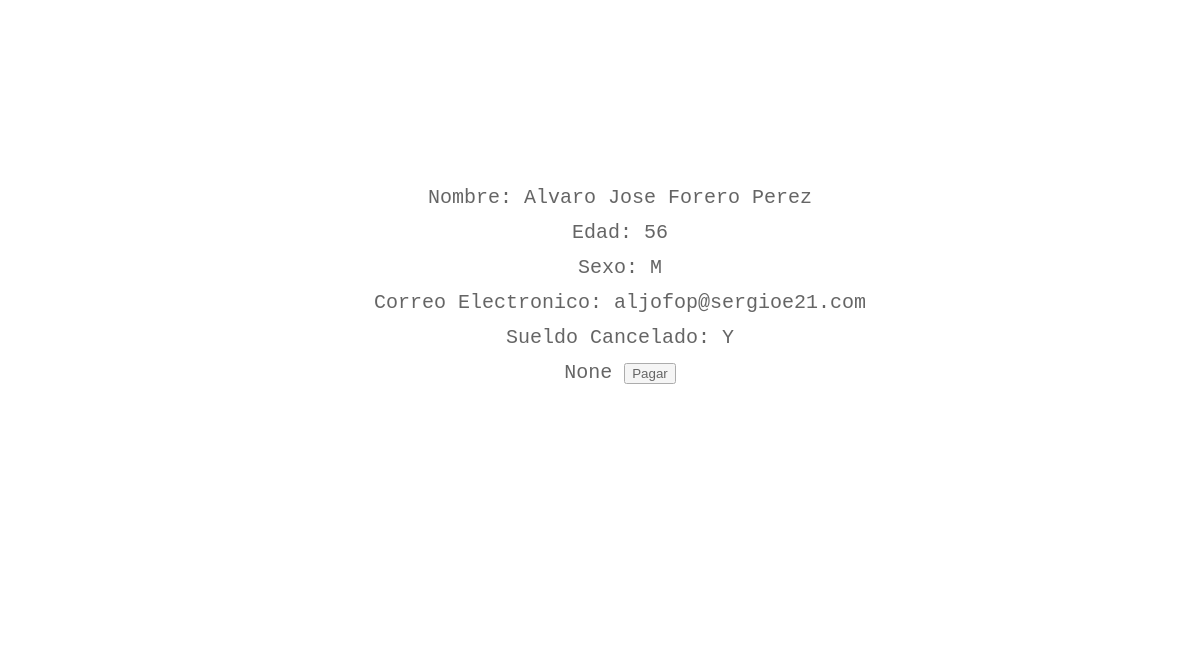
Page /3 on the committed database.
### workers/models.py (models this page shows, shortened)
class Worker(models.Model):
	pp = (
		('Y','Yes'),
		('N','No'),
		)
	sx = (
		('F','Female'),
		('M','Male'),
		)
	last_name =  models.CharField(max_length=100)
	first_name = models.CharField(max_length=100)
	age = models.CharField(max_length=3,default=1)
	sex = models.CharField(max_length=1,choices=sx)
	email = models.EmailField(default='s@sergioe21.com')
	paid = models.CharField(max_length=1,choices = pp)
	url_background = models.CharField(max_length=500,default='http://www.vallourec-ra2013.com/assets/img/background/background-univ-petrole-degrade.png')
	def get_paid(self):
		self.paid = 'Y'
		self.save()

### workers/views.py (the view)
# urls.py: url(r'^(?P<worker_id>[0-9]+)', views.details, name='details'),
def details(request,worker_id):
	data = Worker.objects.get(pk=worker_id)
	return render(request,'workers/base.html',{'wk':data})

### workers/templates/workers/base.html (shortened to what this page needs)
{% load staticfiles %}
<html>
   <head>
   	<link rel="stylesheet" href="{% static 'workers/base.css' %}">
</head>
<body background='{{ wk.url_background }}'>
  <header><a href="/admin/">Admin Site</a></header>
  <article>
    <div>
    <ul>
      <li>Nombre: {{ wk.first_name }} {{ wk.last_name }}</li>
      <li>Edad: {{wk.age}}</li>
      <li>Sexo: {{wk.sex}}</li>
      <li>Correo Electronico: {{wk.email}}</li>
      <li>Sueldo Cancelado: {{wk.paid}}</li>
      <li> <form action="/{{wk.id}}">
    	{{ wk.get_paid }}
    	<input type="submit" value="Pagar">
      </li>
    </ul>
    </div>
  </article>
</body>
</html>

### workers/static/workers/base.css (style rules this page uses)
div { background-color: #ffffff; border-radius:10px; position: absolute; top: 20%; left: 20%; width: 60%; height: 60%; opacity: 0.6; }
li { text-align: center; list-style-type: none; }
ul { font-family: 'Courier New', Courier, 'Lucida Sans Typewriter', 'Lucida Typewriter', monospace; color: #000000; font-size:20px; text-align:center; line-height: 35px; font-style: inherit; }
a { text-decoration: none; color: white; }
header { text-align: right; }

### rows in the picture
Worker: first_name "Alvaro Jose", last_name "Forero Perez", age "56", sex "M", email "aljofop@sergioe21.com", paid "Y", get_paid "None"
